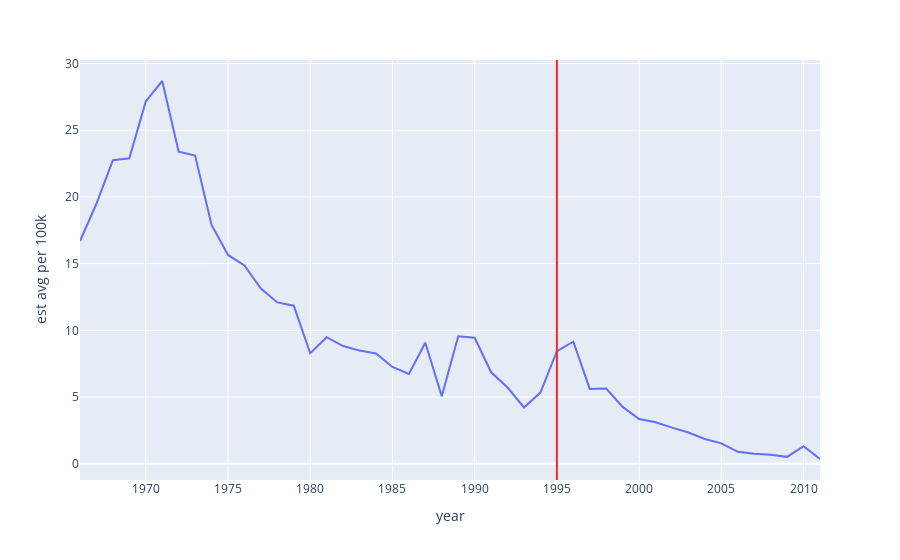
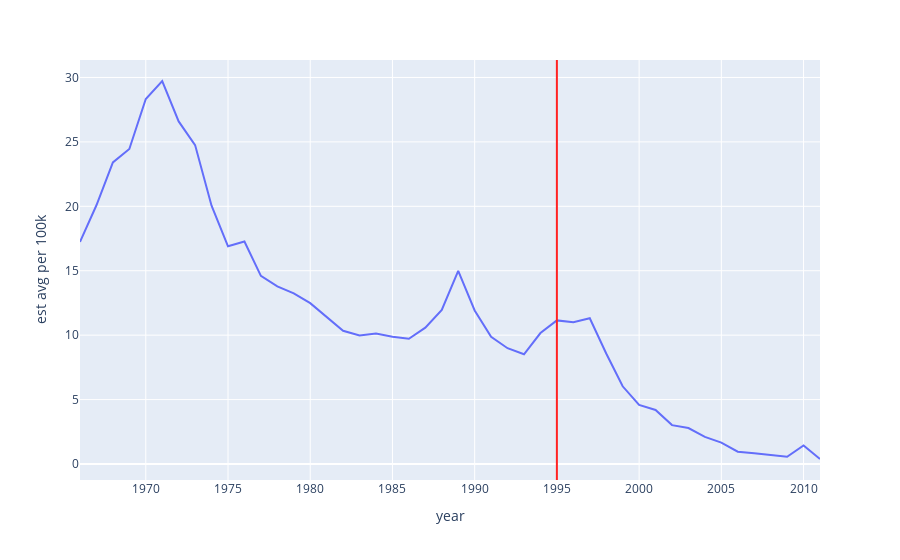

Notebook source saved alongside these figures, in order:
### Code cell
df_hepatitis = original_df[original_df["disease"] == "Hepatitis A"]
df_hepatitis = df_hepatitis.groupby("year")[["count", "population"]].sum()
df_hepatitis["est avg per 100k"] = df_hepatitis["count"] / (df_hepatitis["population"] / 100000)

fig = px.line(df_hepatitis, y="est avg per 100k")
fig.add_vline(x=YO_HEPATITIS_VACCINE_INTRODUCTION, line=dict(color="#ff2222"))
fig.show()


df_hepatitis = original_df[original_df["disease"] == "Hepatitis A"]
pd.options.mode.chained_assignment = None  # default='warn'
df_hepatitis["est cases"] = round(df_hepatitis["count"] / df_hepatitis["weeks_reporting"] * 52)
pd.options.mode.chained_assignment = "warn"
df_hepatitis = df_hepatitis.groupby("year")[["est cases", "population"]].sum()
df_hepatitis["est avg per 100k"] = df_hepatitis["est cases"] / (df_hepatitis["population"] / 100000)
df_hepatitis

fig = px.line(df_hepatitis, y="est avg per 100k")
fig.add_vline(x=YO_HEPATITIS_VACCINE_INTRODUCTION, line=dict(color="#ff2222"))
fig.show()

### Figure 1 — Plotly figure (JSON) as saved in the notebook; plotly's stock layout.template omitted (floating-point values rounded to 4 significant figures)
{"data": [{"hovertemplate": "year=%{x}<br>est avg per 100k=%{y}<extra></extra>", "legendgroup": "", "line": {"color": "#636efa", "dash": "solid"}, "marker": {"symbol": "circle"}, "mode": "lines", "name": "", "orientation": "v", "showlegend": false, "type": "scatter", "x": [1966, 1967, 1968, 1969, 1970, 1971, 1972, 1973, 1974, 1975, 1976, 1977, 1978, 1979, 1980, 1981, 1982, 1983, 1984, 1985, 1986, 1987, 1988, 1989, 1990, 1991, 1992, 1993, 1994, 1995, 1996, 1997, 1998, 1999, 2000, 2001, 2002, 2003, 2004, 2005, 2006, 2007, 2008, 2009, 2010, 2011], "xaxis": "x", "y": [16.7, 19.49, 22.75, 22.9, 27.16, 28.69, 23.39, 23.1, 17.9, 15.65, 14.86, 13.12, 12.09, 11.85, 8.278, 9.483, 8.823, 8.48, 8.269, 7.25, 6.728, 9.069, 5.06, 9.556, 9.444, 6.853, 5.714, 4.215, 5.335, 8.44, 9.145, 5.61, 5.639, 4.26, 3.35, 3.113, 2.705, 2.34, 1.858, 1.527, 0.8896, 0.7449, 0.6685, 0.516, 1.315, 0.354], "yaxis": "y"}], "layout": {"legend": {"tracegroupgap": 0}, "margin": {"t": 60}, "shapes": [{"line": {"color": "#ff2222"}, "type": "line", "x0": 1995, "x1": 1995, "xref": "x", "y0": 0, "y1": 1, "yref": "y domain"}], "xaxis": {"anchor": "y", "domain": [0, 1], "title": {"text": "year"}}, "yaxis": {"anchor": "x", "domain": [0, 1], "title": {"text": "est avg per 100k"}}}}

### Figure 2 — Plotly figure (JSON) as saved in the notebook; plotly's stock layout.template omitted (floating-point values rounded to 4 significant figures)
{"data": [{"hovertemplate": "year=%{x}<br>est avg per 100k=%{y}<extra></extra>", "legendgroup": "", "line": {"color": "#636efa", "dash": "solid"}, "marker": {"symbol": "circle"}, "mode": "lines", "name": "", "orientation": "v", "showlegend": false, "type": "scatter", "x": [1966, 1967, 1968, 1969, 1970, 1971, 1972, 1973, 1974, 1975, 1976, 1977, 1978, 1979, 1980, 1981, 1982, 1983, 1984, 1985, 1986, 1987, 1988, 1989, 1990, 1991, 1992, 1993, 1994, 1995, 1996, 1997, 1998, 1999, 2000, 2001, 2002, 2003, 2004, 2005, 2006, 2007, 2008, 2009, 2010, 2011], "xaxis": "x", "y": [17.24, 20.08, 23.41, 24.45, 28.33, 29.73, 26.59, 24.75, 20.05, 16.9, 17.27, 14.6, 13.79, 13.25, 12.49, 11.38, 10.34, 9.976, 10.13, 9.879, 9.721, 10.58, 11.96, 14.99, 11.92, 9.868, 8.988, 8.514, 10.17, 11.15, 10.99, 11.31, 8.577, 6.03, 4.58, 4.193, 3.019, 2.789, 2.1, 1.659, 0.9543, 0.8266, 0.7146, 0.5562, 1.444, 0.388], "yaxis": "y"}], "layout": {"legend": {"tracegroupgap": 0}, "margin": {"t": 60}, "shapes": [{"line": {"color": "#ff2222"}, "type": "line", "x0": 1995, "x1": 1995, "xref": "x", "y0": 0, "y1": 1, "yref": "y domain"}], "xaxis": {"anchor": "y", "domain": [0, 1], "title": {"text": "year"}}, "yaxis": {"anchor": "x", "domain": [0, 1], "title": {"text": "est avg per 100k"}}}}
